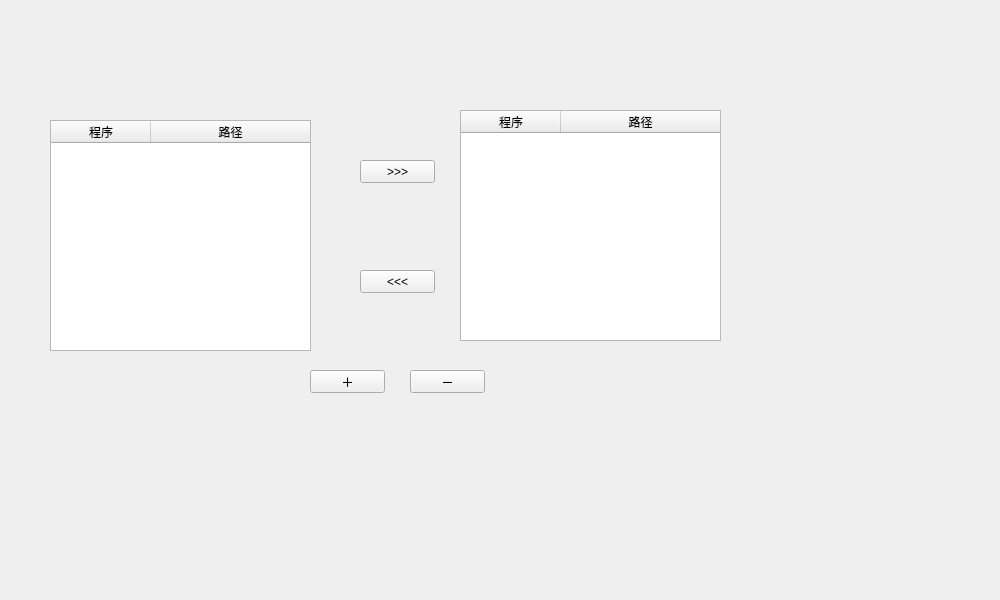
<?xml version="1.0" encoding="UTF-8"?>
<ui version="4.0">
 <class>Form</class>
 <widget class="QWidget" name="Form">
  <property name="geometry">
   <rect>
    <x>0</x>
    <y>0</y>
    <width>1000</width>
    <height>600</height>
   </rect>
  </property>
  <property name="sizePolicy">
   <sizepolicy hsizetype="Fixed" vsizetype="Fixed">
    <horstretch>0</horstretch>
    <verstretch>0</verstretch>
   </sizepolicy>
  </property>
  <property name="minimumSize">
   <size>
    <width>1000</width>
    <height>600</height>
   </size>
  </property>
  <property name="maximumSize">
   <size>
    <width>1000</width>
    <height>600</height>
   </size>
  </property>
  <property name="windowTitle">
   <string>Form</string>
  </property>
  <property name="filePath" stdset="0">
   <string>../resource/config/startPath.txt</string>
  </property>
  <widget class="QPushButton" name="addBtn">
   <property name="geometry">
    <rect>
     <x>310</x>
     <y>370</y>
     <width>75</width>
     <height>23</height>
    </rect>
   </property>
   <property name="text">
    <string>＋</string>
   </property>
  </widget>
  <widget class="QTableWidget" name="storeTable">
   <property name="geometry">
    <rect>
     <x>50</x>
     <y>120</y>
     <width>261</width>
     <height>231</height>
    </rect>
   </property>
   <property name="editTriggers">
    <set>QAbstractItemView::NoEditTriggers</set>
   </property>
   <property name="selectionBehavior">
    <enum>QAbstractItemView::SelectRows</enum>
   </property>
   <property name="filePath" stdset="0">
    <string>../resource/config/path.txt</string>
   </property>
   <attribute name="horizontalHeaderVisible">
    <bool>true</bool>
   </attribute>
   <attribute name="horizontalHeaderStretchLastSection">
    <bool>true</bool>
   </attribute>
   <column>
    <property name="text">
     <string>程序</string>
    </property>
   </column>
   <column>
    <property name="text">
     <string>路径</string>
    </property>
   </column>
  </widget>
  <widget class="QPushButton" name="delBtn">
   <property name="geometry">
    <rect>
     <x>410</x>
     <y>370</y>
     <width>75</width>
     <height>23</height>
    </rect>
   </property>
   <property name="text">
    <string>－</string>
   </property>
  </widget>
  <widget class="QTableWidget" name="startTable">
   <property name="geometry">
    <rect>
     <x>460</x>
     <y>110</y>
     <width>261</width>
     <height>231</height>
    </rect>
   </property>
   <property name="editTriggers">
    <set>QAbstractItemView::NoEditTriggers</set>
   </property>
   <property name="selectionBehavior">
    <enum>QAbstractItemView::SelectRows</enum>
   </property>
   <property name="filePath" stdset="0">
    <string>../resource/config/startPath.txt</string>
   </property>
   <attribute name="horizontalHeaderStretchLastSection">
    <bool>true</bool>
   </attribute>
   <column>
    <property name="text">
     <string>程序</string>
    </property>
   </column>
   <column>
    <property name="text">
     <string>路径</string>
    </property>
   </column>
  </widget>
  <widget class="QPushButton" name="rightMoveBtn">
   <property name="geometry">
    <rect>
     <x>360</x>
     <y>160</y>
     <width>75</width>
     <height>23</height>
    </rect>
   </property>
   <property name="text">
    <string>&gt;&gt;&gt;</string>
   </property>
  </widget>
  <widget class="QPushButton" name="pushButton_4">
   <property name="geometry">
    <rect>
     <x>360</x>
     <y>270</y>
     <width>75</width>
     <height>23</height>
    </rect>
   </property>
   <property name="text">
    <string>&lt;&lt;&lt;</string>
   </property>
  </widget>
 </widget>
 <resources/>
 <connections>
  <connection>
   <sender>delBtn</sender>
   <signal>clicked()</signal>
   <receiver>Form</receiver>
   <slot>delFilePath()</slot>
   <hints>
    <hint type="sourcelabel">
     <x>462</x>
     <y>381</y>
    </hint>
    <hint type="destinationlabel">
     <x>633</x>
     <y>395</y>
    </hint>
   </hints>
  </connection>
 </connections>
 <slots>
  <slot>delFilePath()</slot>
 </slots>
</ui>
